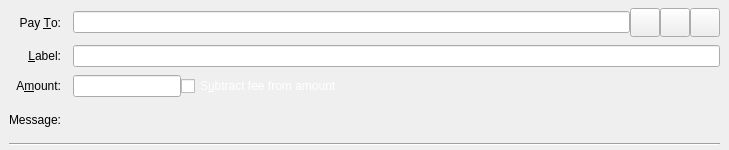
<?xml version="1.0" encoding="UTF-8"?>
<ui version="4.0">
 <class>SendCoinsEntry</class>
 <widget class="QStackedWidget" name="SendCoinsEntry">
  <property name="geometry">
   <rect>
    <x>0</x>
    <y>0</y>
    <width>729</width>
    <height>150</height>
   </rect>
  </property>
  <property name="focusPolicy">
   <enum>Qt::TabFocus</enum>
  </property>
  <property name="autoFillBackground">
   <bool>false</bool>
  </property>
  <widget class="QFrame" name="SendCoins">
   <property name="toolTip">
    <string>This is a normal payment.</string>
   </property>
   <property name="frameShape">
    <enum>QFrame::NoFrame</enum>
   </property>
   <layout class="QGridLayout" name="gridLayout">
    <property name="topMargin">
     <number>8</number>
    </property>
    <property name="bottomMargin">
     <number>4</number>
    </property>
    <property name="horizontalSpacing">
     <number>12</number>
    </property>
    <property name="verticalSpacing">
     <number>8</number>
    </property>
    <item row="0" column="0">
     <widget class="QLabel" name="payToLabel">
      <property name="text">
       <string>Pay &amp;To:</string>
      </property>
      <property name="alignment">
       <set>Qt::AlignRight|Qt::AlignTrailing|Qt::AlignVCenter</set>
      </property>
      <property name="buddy">
       <cstring>payTo</cstring>
      </property>
     </widget>
    </item>
    <item row="0" column="1">
     <layout class="QHBoxLayout" name="payToLayout">
      <property name="spacing">
       <number>0</number>
      </property>
      <item>
       <widget class="QValidatedLineEdit" name="payTo">
        <property name="toolTip">
         <string>The Injex address to send the payment to</string>
        </property>
       </widget>
      </item>
      <item>
       <widget class="QToolButton" name="addressBookButton">
        <property name="toolTip">
         <string>Choose previously used address</string>
        </property>
        <property name="text">
         <string/>
        </property>
        <property name="iconSize">
         <size>
          <width>22</width>
          <height>22</height>
         </size>
        </property>
        <property name="shortcut">
         <string>Alt+A</string>
        </property>
       </widget>
      </item>
      <item>
       <widget class="QToolButton" name="pasteButton">
        <property name="toolTip">
         <string>Paste address from clipboard</string>
        </property>
        <property name="text">
         <string/>
        </property>
        <property name="iconSize">
         <size>
          <width>22</width>
          <height>22</height>
         </size>
        </property>
        <property name="shortcut">
         <string>Alt+P</string>
        </property>
       </widget>
      </item>
      <item>
       <widget class="QToolButton" name="deleteButton">
        <property name="toolTip">
         <string>Remove this entry</string>
        </property>
        <property name="text">
         <string/>
        </property>
        <property name="iconSize">
         <size>
          <width>22</width>
          <height>22</height>
         </size>
        </property>
       </widget>
      </item>
     </layout>
    </item>
    <item row="1" column="0">
     <widget class="QLabel" name="labellLabel">
      <property name="text">
       <string>&amp;Label:</string>
      </property>
      <property name="alignment">
       <set>Qt::AlignRight|Qt::AlignTrailing|Qt::AlignVCenter</set>
      </property>
      <property name="buddy">
       <cstring>addAsLabel</cstring>
      </property>
     </widget>
    </item>
    <item row="1" column="1">
     <widget class="QLineEdit" name="addAsLabel">
      <property name="toolTip">
       <string>Enter a label for this address to add it to the list of used addresses</string>
      </property>
     </widget>
    </item>
    <item row="2" column="0">
     <widget class="QLabel" name="amountLabel">
      <property name="text">
       <string>A&amp;mount:</string>
      </property>
      <property name="alignment">
       <set>Qt::AlignRight|Qt::AlignTrailing|Qt::AlignVCenter</set>
      </property>
      <property name="buddy">
       <cstring>payAmount</cstring>
      </property>
     </widget>
    </item>
    <item row="2" column="1">
     <layout class="QHBoxLayout" name="horizontalLayoutAmount" stretch="0,1">
      <item>
       <widget class="BitcoinAmountField" name="payAmount"/>
      </item>
      <item>
       <widget class="QCheckBox" name="checkboxSubtractFeeFromAmount">
        <property name="styleSheet">
                 <string notr="true">color: #fff;</string>
        </property>
        <property name="toolTip">
         <string>The fee will be deducted from the amount being sent. The recipient will receive a lower amount of Injex than you enter in the amount field. If multiple recipients are selected, the fee is split equally.</string>
        </property>
        <property name="text">
         <string>S&amp;ubtract fee from amount</string>
        </property>
       </widget>
      </item>
     </layout>
    </item>
    <item row="3" column="0">
     <widget class="QLabel" name="messageLabel">
      <property name="text">
       <string>Message:</string>
      </property>
      <property name="alignment">
       <set>Qt::AlignRight|Qt::AlignTrailing|Qt::AlignVCenter</set>
      </property>
     </widget>
    </item>
    <item row="3" column="1">
     <widget class="QLabel" name="messageTextLabel">
      <property name="toolTip">
       <string>A message that was attached to the injex: URI which will be stored with the transaction for your reference. Note: This message will not be sent over the Injex network.</string>
      </property>
      <property name="textFormat">
       <enum>Qt::PlainText</enum>
      </property>
     </widget>
    </item>
    <item row="4" column="0" colspan="2">
     <widget class="Line" name="line">
      <property name="orientation">
       <enum>Qt::Horizontal</enum>
      </property>
     </widget>
    </item>
   </layout>
  </widget>
  <widget class="QFrame" name="SendCoins_UnauthenticatedPaymentRequest">
   <property name="palette">
    <palette>
     <active>
      <colorrole role="WindowText">
       <brush brushstyle="SolidPattern">
        <color alpha="255">
         <red>0</red>
         <green>0</green>
         <blue>0</blue>
        </color>
       </brush>
      </colorrole>
      <colorrole role="Button">
       <brush brushstyle="SolidPattern">
        <color alpha="255">
         <red>255</red>
         <green>255</green>
         <blue>127</blue>
        </color>
       </brush>
      </colorrole>
      <colorrole role="Light">
       <brush brushstyle="SolidPattern">
        <color alpha="255">
         <red>255</red>
         <green>255</green>
         <blue>255</blue>
        </color>
       </brush>
      </colorrole>
      <colorrole role="Midlight">
       <brush brushstyle="SolidPattern">
        <color alpha="255">
         <red>255</red>
         <green>255</green>
         <blue>191</blue>
        </color>
       </brush>
      </colorrole>
      <colorrole role="Dark">
       <brush brushstyle="SolidPattern">
        <color alpha="255">
         <red>127</red>
         <green>127</green>
         <blue>63</blue>
        </color>
       </brush>
      </colorrole>
      <colorrole role="Mid">
       <brush brushstyle="SolidPattern">
        <color alpha="255">
         <red>170</red>
         <green>170</green>
         <blue>84</blue>
        </color>
       </brush>
      </colorrole>
      <colorrole role="Text">
       <brush brushstyle="SolidPattern">
        <color alpha="255">
         <red>0</red>
         <green>0</green>
         <blue>0</blue>
        </color>
       </brush>
      </colorrole>
      <colorrole role="BrightText">
       <brush brushstyle="SolidPattern">
        <color alpha="255">
         <red>255</red>
         <green>255</green>
         <blue>255</blue>
        </color>
       </brush>
      </colorrole>
      <colorrole role="ButtonText">
       <brush brushstyle="SolidPattern">
        <color alpha="255">
         <red>0</red>
         <green>0</green>
         <blue>0</blue>
        </color>
       </brush>
      </colorrole>
      <colorrole role="Base">
       <brush brushstyle="SolidPattern">
        <color alpha="255">
         <red>255</red>
         <green>255</green>
         <blue>255</blue>
        </color>
       </brush>
      </colorrole>
      <colorrole role="Window">
       <brush brushstyle="SolidPattern">
        <color alpha="255">
         <red>255</red>
         <green>255</green>
         <blue>127</blue>
        </color>
       </brush>
      </colorrole>
      <colorrole role="Shadow">
       <brush brushstyle="SolidPattern">
        <color alpha="255">
         <red>0</red>
         <green>0</green>
         <blue>0</blue>
        </color>
       </brush>
      </colorrole>
      <colorrole role="AlternateBase">
       <brush brushstyle="SolidPattern">
        <color alpha="255">
         <red>255</red>
         <green>255</green>
         <blue>191</blue>
        </color>
       </brush>
      </colorrole>
      <colorrole role="ToolTipBase">
       <brush brushstyle="SolidPattern">
        <color alpha="255">
         <red>255</red>
         <green>255</green>
         <blue>220</blue>
        </color>
       </brush>
      </colorrole>
      <colorrole role="ToolTipText">
       <brush brushstyle="SolidPattern">
        <color alpha="255">
         <red>0</red>
         <green>0</green>
         <blue>0</blue>
        </color>
       </brush>
      </colorrole>
     </active>
     <inactive>
      <colorrole role="WindowText">
       <brush brushstyle="SolidPattern">
        <color alpha="255">
         <red>0</red>
         <green>0</green>
         <blue>0</blue>
        </color>
       </brush>
      </colorrole>
      <colorrole role="Button">
       <brush brushstyle="SolidPattern">
        <color alpha="255">
         <red>255</red>
         <green>255</green>
         <blue>127</blue>
        </color>
       </brush>
      </colorrole>
      <colorrole role="Light">
       <brush brushstyle="SolidPattern">
        <color alpha="255">
         <red>255</red>
         <green>255</green>
         <blue>255</blue>
        </color>
       </brush>
      </colorrole>
      <colorrole role="Midlight">
       <brush brushstyle="SolidPattern">
        <color alpha="255">
         <red>255</red>
         <green>255</green>
         <blue>191</blue>
        </color>
       </brush>
      </colorrole>
      <colorrole role="Dark">
       <brush brushstyle="SolidPattern">
        <color alpha="255">
         <red>127</red>
         <green>127</green>
         <blue>63</blue>
        </color>
       </brush>
      </colorrole>
      <colorrole role="Mid">
       <brush brushstyle="SolidPattern">
        <color alpha="255">
         <red>170</red>
         <green>170</green>
         <blue>84</blue>
        </color>
       </brush>
      </colorrole>
      <colorrole role="Text">
       <brush brushstyle="SolidPattern">
        <color alpha="255">
         <red>0</red>
         <green>0</green>
         <blue>0</blue>
        </color>
       </brush>
      </colorrole>
      <colorrole role="BrightText">
       <brush brushstyle="SolidPattern">
        <color alpha="255">
         <red>255</red>
         <green>255</green>
         <blue>255</blue>
        </color>
       </brush>
      </colorrole>
      <colorrole role="ButtonText">
       <brush brushstyle="SolidPattern">
        <color alpha="255">
         <red>0</red>
         <green>0</green>
         <blue>0</blue>
        </color>
       </brush>
      </colorrole>
      <colorrole role="Base">
       <brush brushstyle="SolidPattern">
        <color alpha="255">
         <red>255</red>
         <green>255</green>
         <blue>255</blue>
        </color>
       </brush>
      </colorrole>
      <colorrole role="Window">
       <brush brushstyle="SolidPattern">
        <color alpha="255">
         <red>255</red>
         <green>255</green>
         <blue>127</blue>
        </color>
       </brush>
      </colorrole>
      <colorrole role="Shadow">
       <brush brushstyle="SolidPattern">
        <color alpha="255">
         <red>0</red>
         <green>0</green>
         <blue>0</blue>
        </color>
       </brush>
      </colorrole>
      <colorrole role="AlternateBase">
       <brush brushstyle="SolidPattern">
        <color alpha="255">
         <red>255</red>
         <green>255</green>
         <blue>191</blue>
        </color>
       </brush>
      </colorrole>
      <colorrole role="ToolTipBase">
       <brush brushstyle="SolidPattern">
        <color alpha="255">
         <red>255</red>
         <green>255</green>
         <blue>220</blue>
        </color>
       </brush>
      </colorrole>
      <colorrole role="ToolTipText">
       <brush brushstyle="SolidPattern">
        <color alpha="255">
         <red>0</red>
         <green>0</green>
         <blue>0</blue>
        </color>
       </brush>
      </colorrole>
     </inactive>
     <disabled>
      <colorrole role="WindowText">
       <brush brushstyle="SolidPattern">
        <color alpha="255">
         <red>127</red>
         <green>127</green>
         <blue>63</blue>
        </color>
       </brush>
      </colorrole>
      <colorrole role="Button">
       <brush brushstyle="SolidPattern">
        <color alpha="255">
         <red>255</red>
         <green>255</green>
         <blue>127</blue>
        </color>
       </brush>
      </colorrole>
      <colorrole role="Light">
       <brush brushstyle="SolidPattern">
        <color alpha="255">
         <red>255</red>
         <green>255</green>
         <blue>255</blue>
        </color>
       </brush>
      </colorrole>
      <colorrole role="Midlight">
       <brush brushstyle="SolidPattern">
        <color alpha="255">
         <red>255</red>
         <green>255</green>
         <blue>191</blue>
        </color>
       </brush>
      </colorrole>
      <colorrole role="Dark">
       <brush brushstyle="SolidPattern">
        <color alpha="255">
         <red>127</red>
         <green>127</green>
         <blue>63</blue>
        </color>
       </brush>
      </colorrole>
      <colorrole role="Mid">
       <brush brushstyle="SolidPattern">
        <color alpha="255">
         <red>170</red>
         <green>170</green>
         <blue>84</blue>
        </color>
       </brush>
      </colorrole>
      <colorrole role="Text">
       <brush brushstyle="SolidPattern">
        <color alpha="255">
         <red>127</red>
         <green>127</green>
         <blue>63</blue>
        </color>
       </brush>
      </colorrole>
      <colorrole role="BrightText">
       <brush brushstyle="SolidPattern">
        <color alpha="255">
         <red>255</red>
         <green>255</green>
         <blue>255</blue>
        </color>
       </brush>
      </colorrole>
      <colorrole role="ButtonText">
       <brush brushstyle="SolidPattern">
        <color alpha="255">
         <red>127</red>
         <green>127</green>
         <blue>63</blue>
        </color>
       </brush>
      </colorrole>
      <colorrole role="Base">
       <brush brushstyle="SolidPattern">
        <color alpha="255">
         <red>255</red>
         <green>255</green>
         <blue>127</blue>
        </color>
       </brush>
      </colorrole>
      <colorrole role="Window">
       <brush brushstyle="SolidPattern">
        <color alpha="255">
         <red>255</red>
         <green>255</green>
         <blue>127</blue>
        </color>
       </brush>
      </colorrole>
      <colorrole role="Shadow">
       <brush brushstyle="SolidPattern">
        <color alpha="255">
         <red>0</red>
         <green>0</green>
         <blue>0</blue>
        </color>
       </brush>
      </colorrole>
      <colorrole role="AlternateBase">
       <brush brushstyle="SolidPattern">
        <color alpha="255">
         <red>255</red>
         <green>255</green>
         <blue>127</blue>
        </color>
       </brush>
      </colorrole>
      <colorrole role="ToolTipBase">
       <brush brushstyle="SolidPattern">
        <color alpha="255">
         <red>255</red>
         <green>255</green>
         <blue>220</blue>
        </color>
       </brush>
      </colorrole>
      <colorrole role="ToolTipText">
       <brush brushstyle="SolidPattern">
        <color alpha="255">
         <red>0</red>
         <green>0</green>
         <blue>0</blue>
        </color>
       </brush>
      </colorrole>
     </disabled>
    </palette>
   </property>
   <property name="toolTip">
    <string>This is an unauthenticated payment request.</string>
   </property>
   <property name="autoFillBackground">
    <bool>true</bool>
   </property>
   <property name="frameShape">
    <enum>QFrame::NoFrame</enum>
   </property>
   <layout class="QGridLayout" name="gridLayout_is">
    <property name="spacing">
     <number>12</number>
    </property>
    <item row="0" column="0">
     <widget class="QLabel" name="payToLabel_is">
      <property name="text">
       <string>Pay To:</string>
      </property>
      <property name="alignment">
       <set>Qt::AlignRight|Qt::AlignTrailing|Qt::AlignVCenter</set>
      </property>
     </widget>
    </item>
    <item row="0" column="1">
     <layout class="QHBoxLayout" name="payToLayout_is">
      <property name="spacing">
       <number>0</number>
      </property>
      <item>
       <widget class="QLabel" name="payTo_is"/>
      </item>
      <item>
       <widget class="QToolButton" name="deleteButton_is">
        <property name="toolTip">
         <string>Remove this entry</string>
        </property>
        <property name="text">
         <string/>
        </property>
       </widget>
      </item>
     </layout>
    </item>
    <item row="1" column="0">
     <widget class="QLabel" name="memoLabel_is">
      <property name="text">
       <string>Memo:</string>
      </property>
      <property name="alignment">
       <set>Qt::AlignRight|Qt::AlignTrailing|Qt::AlignVCenter</set>
      </property>
     </widget>
    </item>
    <item row="1" column="1">
     <widget class="QLabel" name="memoTextLabel_is">
      <property name="textFormat">
       <enum>Qt::PlainText</enum>
      </property>
     </widget>
    </item>
    <item row="2" column="0">
     <widget class="QLabel" name="amountLabel_is">
      <property name="text">
       <string>A&amp;mount:</string>
      </property>
      <property name="alignment">
       <set>Qt::AlignRight|Qt::AlignTrailing|Qt::AlignVCenter</set>
      </property>
      <property name="buddy">
       <cstring>payAmount_is</cstring>
      </property>
     </widget>
    </item>
    <item row="2" column="1">
     <widget class="BitcoinAmountField" name="payAmount_is">
      <property name="acceptDrops">
       <bool>false</bool>
      </property>
     </widget>
    </item>
   </layout>
  </widget>
  <widget class="QFrame" name="SendCoins_AuthenticatedPaymentRequest">
   <property name="palette">
    <palette>
     <active>
      <colorrole role="WindowText">
       <brush brushstyle="SolidPattern">
        <color alpha="255">
         <red>0</red>
         <green>0</green>
         <blue>0</blue>
        </color>
       </brush>
      </colorrole>
      <colorrole role="Button">
       <brush brushstyle="SolidPattern">
        <color alpha="255">
         <red>140</red>
         <green>232</green>
         <blue>119</blue>
        </color>
       </brush>
      </colorrole>
      <colorrole role="Light">
       <brush brushstyle="SolidPattern">
        <color alpha="255">
         <red>230</red>
         <green>255</green>
         <blue>224</blue>
        </color>
       </brush>
      </colorrole>
      <colorrole role="Midlight">
       <brush brushstyle="SolidPattern">
        <color alpha="255">
         <red>185</red>
         <green>243</green>
         <blue>171</blue>
        </color>
       </brush>
      </colorrole>
      <colorrole role="Dark">
       <brush brushstyle="SolidPattern">
        <color alpha="255">
         <red>70</red>
         <green>116</green>
         <blue>59</blue>
        </color>
       </brush>
      </colorrole>
      <colorrole role="Mid">
       <brush brushstyle="SolidPattern">
        <color alpha="255">
         <red>93</red>
         <green>155</green>
         <blue>79</blue>
        </color>
       </brush>
      </colorrole>
      <colorrole role="Text">
       <brush brushstyle="SolidPattern">
        <color alpha="255">
         <red>0</red>
         <green>0</green>
         <blue>0</blue>
        </color>
       </brush>
      </colorrole>
      <colorrole role="BrightText">
       <brush brushstyle="SolidPattern">
        <color alpha="255">
         <red>155</red>
         <green>255</green>
         <blue>147</blue>
        </color>
       </brush>
      </colorrole>
      <colorrole role="ButtonText">
       <brush brushstyle="SolidPattern">
        <color alpha="255">
         <red>0</red>
         <green>0</green>
         <blue>0</blue>
        </color>
       </brush>
      </colorrole>
      <colorrole role="Base">
       <brush brushstyle="SolidPattern">
        <color alpha="255">
         <red>119</red>
         <green>255</green>
         <blue>233</blue>
        </color>
       </brush>
      </colorrole>
      <colorrole role="Window">
       <brush brushstyle="SolidPattern">
        <color alpha="255">
         <red>140</red>
         <green>232</green>
         <blue>119</blue>
        </color>
       </brush>
      </colorrole>
      <colorrole role="Shadow">
       <brush brushstyle="SolidPattern">
        <color alpha="255">
         <red>0</red>
         <green>0</green>
         <blue>0</blue>
        </color>
       </brush>
      </colorrole>
      <colorrole role="AlternateBase">
       <brush brushstyle="SolidPattern">
        <color alpha="255">
         <red>197</red>
         <green>243</green>
         <blue>187</blue>
        </color>
       </brush>
      </colorrole>
      <colorrole role="NoRole">
       <brush brushstyle="SolidPattern">
        <color alpha="255">
         <red>125</red>
         <green>194</green>
         <blue>122</blue>
        </color>
       </brush>
      </colorrole>
      <colorrole role="ToolTipBase">
       <brush brushstyle="SolidPattern">
        <color alpha="255">
         <red>255</red>
         <green>255</green>
         <blue>220</blue>
        </color>
       </brush>
      </colorrole>
      <colorrole role="ToolTipText">
       <brush brushstyle="SolidPattern">
        <color alpha="255">
         <red>0</red>
         <green>0</green>
         <blue>0</blue>
        </color>
       </brush>
      </colorrole>
     </active>
     <inactive>
      <colorrole role="WindowText">
       <brush brushstyle="SolidPattern">
        <color alpha="255">
         <red>0</red>
         <green>0</green>
         <blue>0</blue>
        </color>
       </brush>
      </colorrole>
      <colorrole role="Button">
       <brush brushstyle="SolidPattern">
        <color alpha="255">
         <red>140</red>
         <green>232</green>
         <blue>119</blue>
        </color>
       </brush>
      </colorrole>
      <colorrole role="Light">
       <brush brushstyle="SolidPattern">
        <color alpha="255">
         <red>230</red>
         <green>255</green>
         <blue>224</blue>
        </color>
       </brush>
      </colorrole>
      <colorrole role="Midlight">
       <brush brushstyle="SolidPattern">
        <color alpha="255">
         <red>185</red>
         <green>243</green>
         <blue>171</blue>
        </color>
       </brush>
      </colorrole>
      <colorrole role="Dark">
       <brush brushstyle="SolidPattern">
        <color alpha="255">
         <red>70</red>
         <green>116</green>
         <blue>59</blue>
        </color>
       </brush>
      </colorrole>
      <colorrole role="Mid">
       <brush brushstyle="SolidPattern">
        <color alpha="255">
         <red>93</red>
         <green>155</green>
         <blue>79</blue>
        </color>
       </brush>
      </colorrole>
      <colorrole role="Text">
       <brush brushstyle="SolidPattern">
        <color alpha="255">
         <red>0</red>
         <green>0</green>
         <blue>0</blue>
        </color>
       </brush>
      </colorrole>
      <colorrole role="BrightText">
       <brush brushstyle="SolidPattern">
        <color alpha="255">
         <red>155</red>
         <green>255</green>
         <blue>147</blue>
        </color>
       </brush>
      </colorrole>
      <colorrole role="ButtonText">
       <brush brushstyle="SolidPattern">
        <color alpha="255">
         <red>0</red>
         <green>0</green>
         <blue>0</blue>
        </color>
       </brush>
      </colorrole>
      <colorrole role="Base">
       <brush brushstyle="SolidPattern">
        <color alpha="255">
         <red>119</red>
         <green>255</green>
         <blue>233</blue>
        </color>
       </brush>
      </colorrole>
      <colorrole role="Window">
       <brush brushstyle="SolidPattern">
        <color alpha="255">
         <red>140</red>
         <green>232</green>
         <blue>119</blue>
        </color>
       </brush>
      </colorrole>
      <colorrole role="Shadow">
       <brush brushstyle="SolidPattern">
        <color alpha="255">
         <red>0</red>
         <green>0</green>
         <blue>0</blue>
        </color>
       </brush>
      </colorrole>
      <colorrole role="AlternateBase">
       <brush brushstyle="SolidPattern">
        <color alpha="255">
         <red>197</red>
         <green>243</green>
         <blue>187</blue>
        </color>
       </brush>
      </colorrole>
      <colorrole role="NoRole">
       <brush brushstyle="SolidPattern">
        <color alpha="255">
         <red>125</red>
         <green>194</green>
         <blue>122</blue>
        </color>
       </brush>
      </colorrole>
      <colorrole role="ToolTipBase">
       <brush brushstyle="SolidPattern">
        <color alpha="255">
         <red>255</red>
         <green>255</green>
         <blue>220</blue>
        </color>
       </brush>
      </colorrole>
      <colorrole role="ToolTipText">
       <brush brushstyle="SolidPattern">
        <color alpha="255">
         <red>0</red>
         <green>0</green>
         <blue>0</blue>
        </color>
       </brush>
      </colorrole>
     </inactive>
     <disabled>
      <colorrole role="WindowText">
       <brush brushstyle="SolidPattern">
        <color alpha="255">
         <red>70</red>
         <green>116</green>
         <blue>59</blue>
        </color>
       </brush>
      </colorrole>
      <colorrole role="Button">
       <brush brushstyle="SolidPattern">
        <color alpha="255">
         <red>140</red>
         <green>232</green>
         <blue>119</blue>
        </color>
       </brush>
      </colorrole>
      <colorrole role="Light">
       <brush brushstyle="SolidPattern">
        <color alpha="255">
         <red>230</red>
         <green>255</green>
         <blue>224</blue>
        </color>
       </brush>
      </colorrole>
      <colorrole role="Midlight">
       <brush brushstyle="SolidPattern">
        <color alpha="255">
         <red>185</red>
         <green>243</green>
         <blue>171</blue>
        </color>
       </brush>
      </colorrole>
      <colorrole role="Dark">
       <brush brushstyle="SolidPattern">
        <color alpha="255">
         <red>70</red>
         <green>116</green>
         <blue>59</blue>
        </color>
       </brush>
      </colorrole>
      <colorrole role="Mid">
       <brush brushstyle="SolidPattern">
        <color alpha="255">
         <red>93</red>
         <green>155</green>
         <blue>79</blue>
        </color>
       </brush>
      </colorrole>
      <colorrole role="Text">
       <brush brushstyle="SolidPattern">
        <color alpha="255">
         <red>70</red>
         <green>116</green>
         <blue>59</blue>
        </color>
       </brush>
      </colorrole>
      <colorrole role="BrightText">
       <brush brushstyle="SolidPattern">
        <color alpha="255">
         <red>155</red>
         <green>255</green>
         <blue>147</blue>
        </color>
       </brush>
      </colorrole>
      <colorrole role="ButtonText">
       <brush brushstyle="SolidPattern">
        <color alpha="255">
         <red>70</red>
         <green>116</green>
         <blue>59</blue>
        </color>
       </brush>
      </colorrole>
      <colorrole role="Base">
       <brush brushstyle="SolidPattern">
        <color alpha="255">
         <red>140</red>
         <green>232</green>
         <blue>119</blue>
        </color>
       </brush>
      </colorrole>
      <colorrole role="Window">
       <brush brushstyle="SolidPattern">
        <color alpha="255">
         <red>140</red>
         <green>232</green>
         <blue>119</blue>
        </color>
       </brush>
      </colorrole>
      <colorrole role="Shadow">
       <brush brushstyle="SolidPattern">
        <color alpha="255">
         <red>0</red>
         <green>0</green>
         <blue>0</blue>
        </color>
       </brush>
      </colorrole>
      <colorrole role="AlternateBase">
       <brush brushstyle="SolidPattern">
        <color alpha="255">
         <red>140</red>
         <green>232</green>
         <blue>119</blue>
        </color>
       </brush>
      </colorrole>
      <colorrole role="NoRole">
       <brush brushstyle="SolidPattern">
        <color alpha="255">
         <red>125</red>
         <green>194</green>
         <blue>122</blue>
        </color>
       </brush>
      </colorrole>
      <colorrole role="ToolTipBase">
       <brush brushstyle="SolidPattern">
        <color alpha="255">
         <red>255</red>
         <green>255</green>
         <blue>220</blue>
        </color>
       </brush>
      </colorrole>
      <colorrole role="ToolTipText">
       <brush brushstyle="SolidPattern">
        <color alpha="255">
         <red>0</red>
         <green>0</green>
         <blue>0</blue>
        </color>
       </brush>
      </colorrole>
     </disabled>
    </palette>
   </property>
   <property name="toolTip">
    <string>This is an authenticated payment request.</string>
   </property>
   <property name="autoFillBackground">
    <bool>true</bool>
   </property>
   <property name="frameShape">
    <enum>QFrame::NoFrame</enum>
   </property>
   <layout class="QGridLayout" name="gridLayout_s">
    <property name="spacing">
     <number>12</number>
    </property>
    <item row="0" column="0">
     <widget class="QLabel" name="payToLabel_s">
      <property name="text">
       <string>Pay To:</string>
      </property>
      <property name="alignment">
       <set>Qt::AlignRight|Qt::AlignTrailing|Qt::AlignVCenter</set>
      </property>
     </widget>
    </item>
    <item row="0" column="1">
     <layout class="QHBoxLayout" name="payToLayout_s">
      <property name="spacing">
       <number>0</number>
      </property>
      <item>
       <widget class="QLabel" name="payTo_s">
        <property name="textFormat">
         <enum>Qt::PlainText</enum>
        </property>
       </widget>
      </item>
      <item>
       <widget class="QToolButton" name="deleteButton_s">
        <property name="toolTip">
         <string>Remove this entry</string>
        </property>
        <property name="text">
         <string/>
        </property>
       </widget>
      </item>
     </layout>
    </item>
    <item row="1" column="0">
     <widget class="QLabel" name="memoLabel_s">
      <property name="text">
       <string>Memo:</string>
      </property>
      <property name="alignment">
       <set>Qt::AlignRight|Qt::AlignTrailing|Qt::AlignVCenter</set>
      </property>
     </widget>
    </item>
    <item row="1" column="1">
     <widget class="QLabel" name="memoTextLabel_s">
      <property name="textFormat">
       <enum>Qt::PlainText</enum>
      </property>
     </widget>
    </item>
    <item row="2" column="0">
     <widget class="QLabel" name="amountLabel_s">
      <property name="text">
       <string>A&amp;mount:</string>
      </property>
      <property name="alignment">
       <set>Qt::AlignRight|Qt::AlignTrailing|Qt::AlignVCenter</set>
      </property>
      <property name="buddy">
       <cstring>payAmount_s</cstring>
      </property>
     </widget>
    </item>
    <item row="2" column="1">
     <widget class="BitcoinAmountField" name="payAmount_s">
      <property name="acceptDrops">
       <bool>false</bool>
      </property>
     </widget>
    </item>
   </layout>
  </widget>
 </widget>
 <customwidgets>
  <customwidget>
   <class>QValidatedLineEdit</class>
   <extends>QLineEdit</extends>
   <header>qvalidatedlineedit.h</header>
  </customwidget>
  <customwidget>
   <class>BitcoinAmountField</class>
   <extends>QLineEdit</extends>
   <header>bitcoinamountfield.h</header>
  </customwidget>
 </customwidgets>
 <tabstops>
  <tabstop>payTo</tabstop>
  <tabstop>addressBookButton</tabstop>
  <tabstop>pasteButton</tabstop>
  <tabstop>deleteButton</tabstop>
  <tabstop>addAsLabel</tabstop>
  <tabstop>payAmount</tabstop>
  <tabstop>payAmount_is</tabstop>
  <tabstop>deleteButton_is</tabstop>
  <tabstop>payAmount_s</tabstop>
  <tabstop>deleteButton_s</tabstop>
 </tabstops>
 <resources>
  <include location="../injex.qrc"/>
 </resources>
 <connections/>
</ui>
